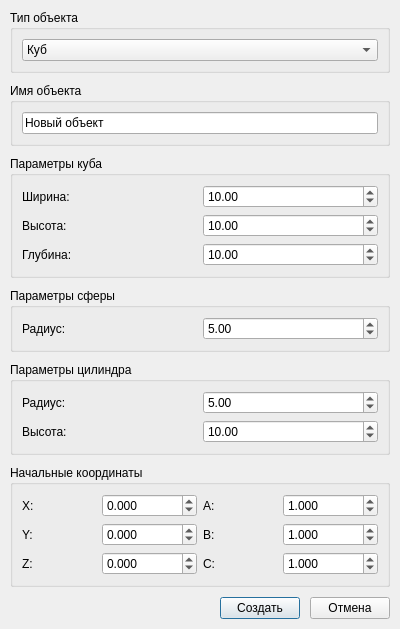
<?xml version="1.0" encoding="UTF-8"?>
<ui version="4.0">
 <class>CreateObjectDialog</class>
 <widget class="QDialog" name="CreateObjectDialog">
  <property name="geometry">
   <rect>
    <x>0</x>
    <y>0</y>
    <width>400</width>
    <height>500</height>
   </rect>
  </property>
  <property name="windowTitle">
   <string>Создание объекта</string>
   </property>
  <property name="modal">
   <bool>true</bool>
  </property>
  <layout class="QVBoxLayout" name="verticalLayout">
   <property name="spacing">
    <number>10</number>
   </property>
   <property name="leftMargin">
    <number>10</number>
   </property>
   <property name="topMargin">
    <number>10</number>
   </property>
   <property name="rightMargin">
    <number>10</number>
   </property>
   <property name="bottomMargin">
    <number>10</number>
   </property>
   <!-- Выбор типа объекта -->
   <item>
    <widget class="QGroupBox" name="objectTypeGroup">
     <property name="title">
      <string>Тип объекта</string>
     </property>
     <layout class="QVBoxLayout" name="objectTypeLayout">
      <item>
       <widget class="QComboBox" name="objectTypeComboBox">
        <item>
         <property name="text">
          <string>Куб</string>
         </property>
        </item>
        <item>
         <property name="text">
          <string>Сфера</string>
         </property>
        </item>
        <item>
         <property name="text">
          <string>Цилиндр</string>
         </property>
        </item>
        <item>
         <property name="text">
          <string>Конус</string>
         </property>
        </item>
        <item>
         <property name="text">
          <string>Тор</string>
         </property>
        </item>
        <item>
         <property name="text">
          <string>Сборка</string>
         </property>
        </item>
       </widget>
      </item>
     </layout>
    </widget>
   </item>
   <!-- Имя объекта -->
   <item>
    <widget class="QGroupBox" name="nameGroup">
     <property name="title">
      <string>Имя объекта</string>
     </property>
     <layout class="QHBoxLayout" name="nameLayout">
      <item>
       <widget class="QLineEdit" name="objectNameEdit">
        <property name="text">
         <string>Новый объект</string>
        </property>
       </widget>
      </item>
     </layout>
    </widget>
   </item>
   <!-- Параметры куба -->
   <item>
    <widget class="QGroupBox" name="cubeParamsGroup">
     <property name="title">
      <string>Параметры куба</string>
     </property>
     <layout class="QGridLayout" name="cubeParamsLayout">
      <item row="0" column="0">
       <widget class="QLabel" name="widthLabel">
        <property name="text">
         <string>Ширина:</string>
        </property>
       </widget>
      </item>
      <item row="0" column="1">
       <widget class="QDoubleSpinBox" name="widthSpinBox">
        <property name="minimum">
         <double>0.100000000000000</double>
        </property>
        <property name="maximum">
         <double>1000.000000000000000</double>
        </property>
        <property name="value">
         <double>10.000000000000000</double>
        </property>
        <property name="decimals">
         <number>2</number>
        </property>
        <property name="singleStep">
         <double>1.000000000000000</double>
        </property>
       </widget>
      </item>
      <item row="1" column="0">
       <widget class="QLabel" name="heightLabel">
        <property name="text">
         <string>Высота:</string>
        </property>
       </widget>
      </item>
      <item row="1" column="1">
       <widget class="QDoubleSpinBox" name="heightSpinBox">
        <property name="minimum">
         <double>0.100000000000000</double>
        </property>
        <property name="maximum">
         <double>1000.000000000000000</double>
        </property>
        <property name="value">
         <double>10.000000000000000</double>
        </property>
        <property name="decimals">
         <number>2</number>
        </property>
        <property name="singleStep">
         <double>1.000000000000000</double>
        </property>
       </widget>
      </item>
      <item row="2" column="0">
       <widget class="QLabel" name="depthLabel">
        <property name="text">
         <string>Глубина:</string>
        </property>
       </widget>
      </item>
      <item row="2" column="1">
       <widget class="QDoubleSpinBox" name="depthSpinBox">
        <property name="minimum">
         <double>0.100000000000000</double>
        </property>
        <property name="maximum">
         <double>1000.000000000000000</double>
        </property>
        <property name="value">
         <double>10.000000000000000</double>
        </property>
        <property name="decimals">
         <number>2</number>
        </property>
        <property name="singleStep">
         <double>1.000000000000000</double>
        </property>
       </widget>
      </item>
     </layout>
    </widget>
   </item>
   <!-- Параметры сферы -->
   <item>
    <widget class="QGroupBox" name="sphereParamsGroup">
     <property name="title">
      <string>Параметры сферы</string>
     </property>
     <layout class="QGridLayout" name="sphereParamsLayout">
      <item row="0" column="0">
       <widget class="QLabel" name="radiusLabel">
        <property name="text">
         <string>Радиус:</string>
        </property>
       </widget>
      </item>
      <item row="0" column="1">
       <widget class="QDoubleSpinBox" name="radiusSpinBox">
        <property name="minimum">
         <double>0.100000000000000</double>
        </property>
        <property name="maximum">
         <double>1000.000000000000000</double>
        </property>
        <property name="value">
         <double>5.000000000000000</double>
        </property>
        <property name="decimals">
         <number>2</number>
        </property>
        <property name="singleStep">
         <double>1.000000000000000</double>
        </property>
       </widget>
      </item>
     </layout>
    </widget>
   </item>
   <!-- Параметры цилиндра -->
   <item>
    <widget class="QGroupBox" name="cylinderParamsGroup">
     <property name="title">
      <string>Параметры цилиндра</string>
     </property>
     <layout class="QGridLayout" name="cylinderParamsLayout">
      <item row="0" column="0">
       <widget class="QLabel" name="cylinderRadiusLabel">
        <property name="text">
         <string>Радиус:</string>
        </property>
       </widget>
      </item>
      <item row="0" column="1">
       <widget class="QDoubleSpinBox" name="cylinderRadiusSpinBox">
        <property name="minimum">
         <double>0.100000000000000</double>
        </property>
        <property name="maximum">
         <double>1000.000000000000000</double>
        </property>
        <property name="value">
         <double>5.000000000000000</double>
        </property>
        <property name="decimals">
         <number>2</number>
        </property>
        <property name="singleStep">
         <double>1.000000000000000</double>
        </property>
       </widget>
      </item>
      <item row="1" column="0">
       <widget class="QLabel" name="cylinderHeightLabel">
        <property name="text">
         <string>Высота:</string>
        </property>
       </widget>
      </item>
      <item row="1" column="1">
       <widget class="QDoubleSpinBox" name="cylinderHeightSpinBox">
        <property name="minimum">
         <double>0.100000000000000</double>
        </property>
        <property name="maximum">
         <double>1000.000000000000000</double>
        </property>
        <property name="value">
         <double>10.000000000000000</double>
        </property>
        <property name="decimals">
         <number>2</number>
        </property>
        <property name="singleStep">
         <double>1.000000000000000</double>
        </property>
       </widget>
      </item>
     </layout>
    </widget>
   </item>
   <!-- Начальные координаты -->
   <item>
    <widget class="QGroupBox" name="coordinatesGroup">
     <property name="title">
      <string>Начальные координаты</string>
     </property>
     <layout class="QGridLayout" name="coordinatesLayout">
      <item row="0" column="0">
       <widget class="QLabel" name="startXLabel">
        <property name="text">
         <string>X:</string>
        </property>
       </widget>
      </item>
      <item row="0" column="1">
       <widget class="QDoubleSpinBox" name="startXSpinBox">
        <property name="minimum">
         <double>-999999.000000000000000</double>
        </property>
        <property name="maximum">
         <double>999999.000000000000000</double>
        </property>
        <property name="decimals">
         <number>3</number>
        </property>
        <property name="singleStep">
         <double>1.000000000000000</double>
        </property>
       </widget>
      </item>
      <item row="0" column="2">
       <widget class="QLabel" name="startALabel">
        <property name="text">
         <string>A:</string>
        </property>
       </widget>
      </item>
      <item row="0" column="3">
       <widget class="QDoubleSpinBox" name="startASpinBox">
        <property name="minimum">
         <double>-999999.000000000000000</double>
        </property>
        <property name="maximum">
         <double>999999.000000000000000</double>
        </property>
        <property name="value">
         <double>1.000000000000000</double>
        </property>
        <property name="decimals">
         <number>3</number>
        </property>
        <property name="singleStep">
         <double>1.000000000000000</double>
        </property>
       </widget>
      </item>
      <item row="1" column="0">
       <widget class="QLabel" name="startYLabel">
        <property name="text">
         <string>Y:</string>
        </property>
       </widget>
      </item>
      <item row="1" column="1">
       <widget class="QDoubleSpinBox" name="startYSpinBox">
        <property name="minimum">
         <double>-999999.000000000000000</double>
        </property>
        <property name="maximum">
         <double>999999.000000000000000</double>
        </property>
        <property name="decimals">
         <number>3</number>
        </property>
        <property name="singleStep">
         <double>1.000000000000000</double>
        </property>
       </widget>
      </item>
      <item row="1" column="2">
       <widget class="QLabel" name="startBLabel">
        <property name="text">
         <string>B:</string>
        </property>
       </widget>
      </item>
      <item row="1" column="3">
       <widget class="QDoubleSpinBox" name="startBSpinBox">
        <property name="minimum">
         <double>-999999.000000000000000</double>
        </property>
        <property name="maximum">
         <double>999999.000000000000000</double>
        </property>
        <property name="value">
         <double>1.000000000000000</double>
        </property>
        <property name="decimals">
         <number>3</number>
        </property>
        <property name="singleStep">
         <double>1.000000000000000</double>
        </property>
       </widget>
      </item>
      <item row="2" column="0">
       <widget class="QLabel" name="startZLabel">
        <property name="text">
         <string>Z:</string>
        </property>
       </widget>
      </item>
      <item row="2" column="1">
       <widget class="QDoubleSpinBox" name="startZSpinBox">
        <property name="minimum">
         <double>-999999.000000000000000</double>
        </property>
        <property name="maximum">
         <double>999999.000000000000000</double>
        </property>
        <property name="decimals">
         <number>3</number>
        </property>
        <property name="singleStep">
         <double>1.000000000000000</double>
        </property>
       </widget>
      </item>
      <item row="2" column="2">
       <widget class="QLabel" name="startCLabel">
        <property name="text">
         <string>C:</string>
        </property>
       </widget>
      </item>
      <item row="2" column="3">
       <widget class="QDoubleSpinBox" name="startCSpinBox">
        <property name="minimum">
         <double>-999999.000000000000000</double>
        </property>
        <property name="maximum">
         <double>999999.000000000000000</double>
        </property>
        <property name="value">
         <double>1.000000000000000</double>
        </property>
        <property name="decimals">
         <number>3</number>
        </property>
        <property name="singleStep">
         <double>1.000000000000000</double>
        </property>
       </widget>
      </item>
     </layout>
    </widget>
   </item>
   <!-- Кнопки -->
   <item>
    <layout class="QHBoxLayout" name="buttonLayout">
     <item>
      <spacer name="horizontalSpacer">
       <property name="orientation">
        <enum>Qt::Horizontal</enum>
       </property>
       <property name="sizeHint" stdset="0">
        <size>
         <width>40</width>
         <height>20</height>
        </size>
       </property>
      </spacer>
     </item>
     <item>
      <widget class="QPushButton" name="createButton">
       <property name="text">
        <string>Создать</string>
       </property>
       <property name="default">
        <bool>true</bool>
       </property>
      </widget>
     </item>
     <item>
      <widget class="QPushButton" name="cancelButton">
       <property name="text">
        <string>Отмена</string>
       </property>
      </widget>
     </item>
    </layout>
   </item>
  </layout>
 </widget>
 <resources/>
 <connections/>
</ui>
